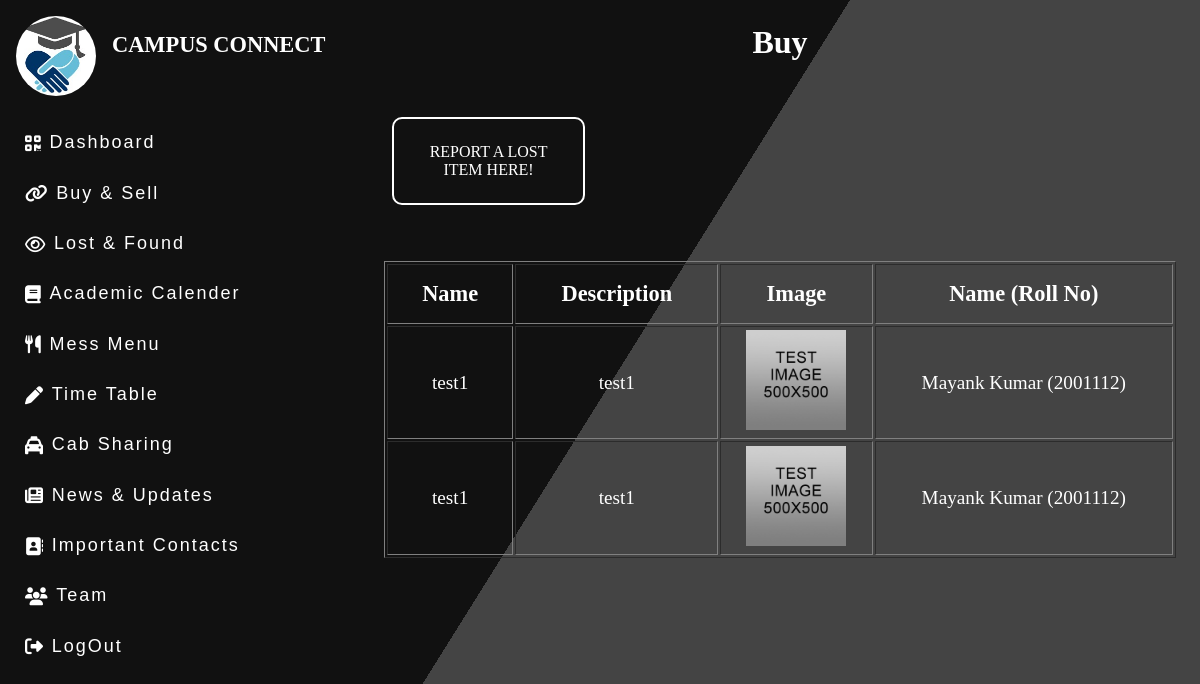
The app's page /lostfound/lost (signed in), older data.
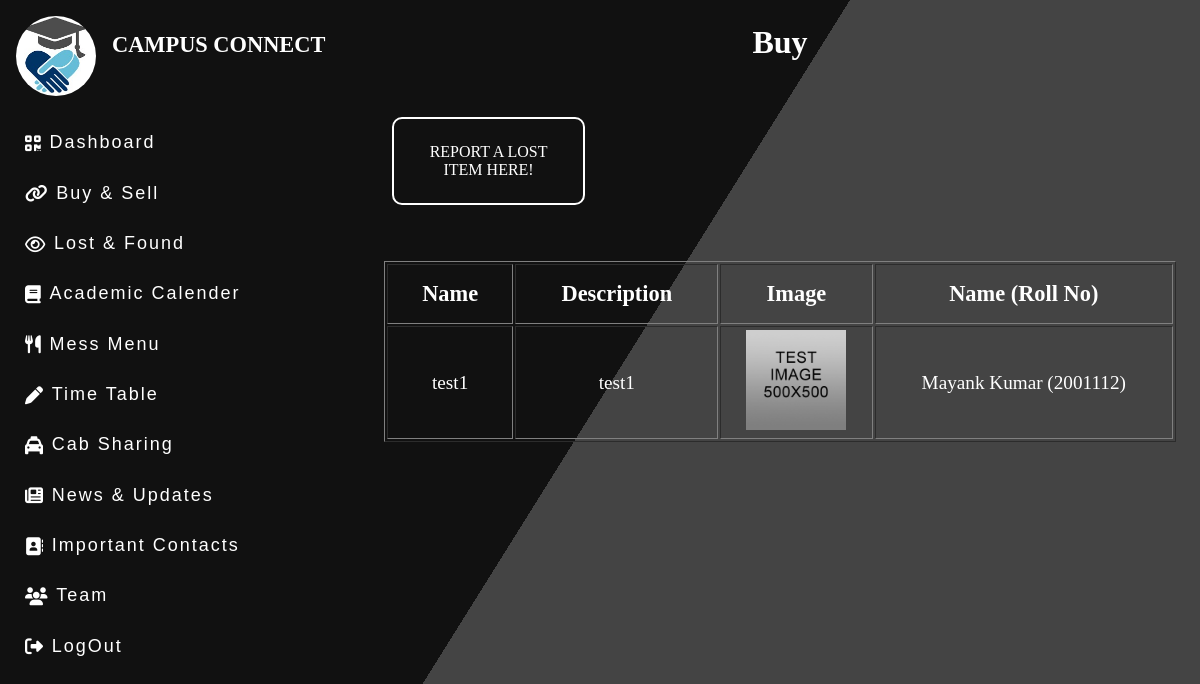
The same page, newer data.
### CampusConnectApp/models.py (models this page shows)
class Lost(models.Model):
    name = models.CharField(max_length=100)
    image = models.ImageField(upload_to='images/lost')
    description = models.TextField(max_length=500)
    roll = models.ForeignKey(Users, on_delete=models.CASCADE)

class Users(models.Model):
    email = models.EmailField()
    name = models.CharField(max_length=100)
    roll = models.CharField(max_length=20, primary_key=True)
    contact = models.CharField(max_length=20)
    dept = models.CharField(max_length=10)
    batch = models.IntegerField()
    username = models.CharField(max_length=100)
    password = models.CharField(max_length=100)

### CampusConnectApp/views.py (the view)
# urls.py: path('lostfound/lost', views.lost, name='lost'),
def lost(request):
    getdata = Lost.objects.all()
    template = loader.get_template('lost.html')
    context = {
        'data': getdata
    }
    return HttpResponse(template.render(context, request))

### templates/lost.html
{%extends "dashboard.html" %} {% load static %} {%block start%} {% block css %}
<link rel="stylesheet" href="{% static 'importantContacts/style.css' %}" />
{% endblock %}
<div class="container2">
  <h1 class="main_heading">Buy</h1>
  <a class="button sell_button" href="/lostfound/lost/lostform"
    >Report a lost item here!</a
  >
  <table class="table" border="1">
    <tr>
      <th class="table_heading">Name</th>
      <th class="table_heading">Description</th>
      <th class="table_heading">Image</th>
      <th class="table_heading">Name (Roll No)</th>
    </tr>
    {% for x in data %} {% if not x.sold %}
    <tr>
      <td class="table_data">{{ x.name }}</td>
      <td class="table_data">{{ x.description }}</td>
      <td class="table_data">
        <img src="/{{x.image}}" alt="Lost item image" width="100px" />
      </td>
      <td class="table_data">{{ x.roll.name }} ({{ x.roll.roll }})</td>
    </tr>
    {%endif%} {% endfor %}
  </table>
</div>
{%endblock%}

Row changes from the older to the newer data that the page shows:
removed Lost: name "test1", description "test1", image (picture), roll.name "Mayank Kumar", roll.roll "2001112"
